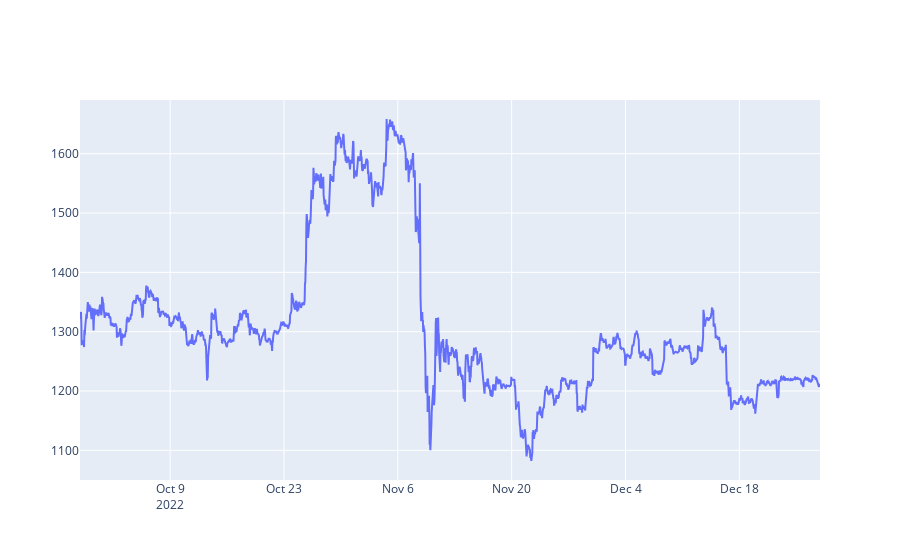
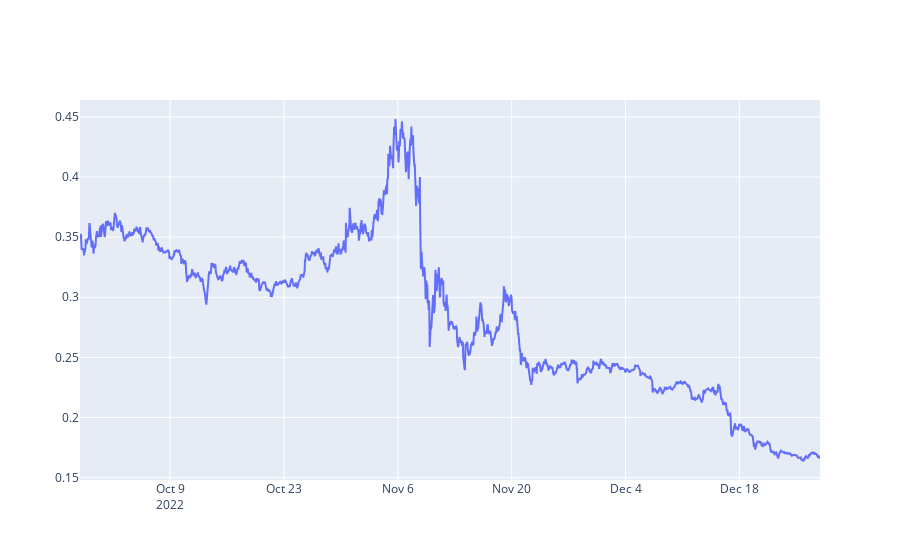

Write notebook code for charts like these, in order.
### Code cell
( getLine(getRates('ETH-USD',  '3mo',  '1h')) )
( getLine(getRates('ALGO-USD',  '3mo',  '1h')) )

### Figure 1 — Plotly figure (JSON) as saved in the notebook; plotly's stock layout.template omitted (floating-point values rounded to 4 significant figures; data arrays with more than 128 entries replaced by an {"elided": "..."} marker saying what was removed)
{"data": [{"x": {"elided": "2183 str values"}, "y": {"elided": "2183 float values"}, "type": "scatter"}], "layout": {"xaxis": {"type": "date", "range": ["2022-09-27 22:00", "2022-12-27 22:00"], "autorange": true}, "yaxis": {"type": "linear", "range": [1050.0, 1691.0], "autorange": true}, "autosize": true}}

### Figure 2 — Plotly figure (JSON) as saved in the notebook; plotly's stock layout.template omitted (floating-point values rounded to 4 significant figures; data arrays with more than 128 entries replaced by an {"elided": "..."} marker saying what was removed)
{"data": [{"x": {"elided": "2185 str values"}, "y": {"elided": "2185 float values"}, "type": "scatter"}], "layout": {"xaxis": {"type": "date", "range": ["2022-09-27 22:00", "2022-12-27 22:00"], "autorange": true}, "yaxis": {"type": "linear", "range": [0.1481, 0.464], "autorange": true}, "autosize": true}}
